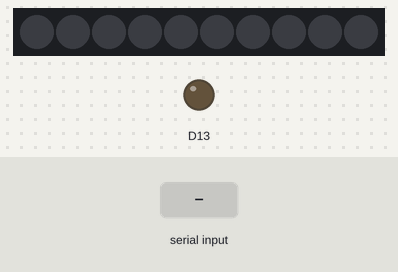
The sketch below on a simulated Adafruit Circuit Playground Express. Parts: 10 RGB LEDs in strip order, left to right, output pins drawn as LEDs (lit = HIGH). The test bench sets the inputs (shaded band). Dim RGB values are drawn brighter than linear.

Above: at 1.2 s.
1.3 s: "1" received over Serial
At 2.0 s:
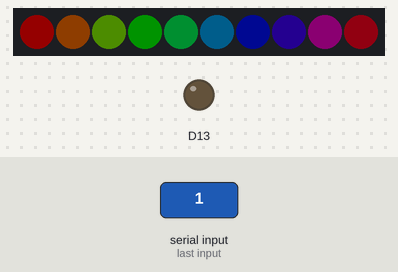
2.8 s: "0" received over Serial
At 3.1 s:
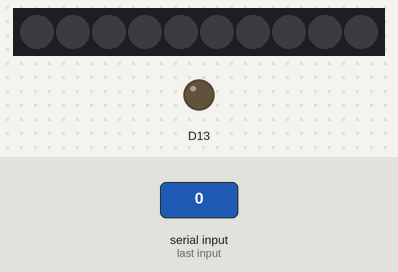
Timing chart, 0 to 5.8 s (numbered marks = the images above; inputs shaded):
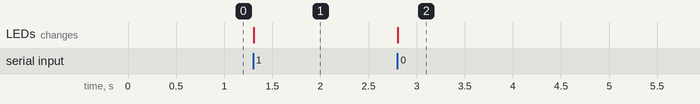

The sketch:

serialCPX.ino
```cpp
#include <Adafruit_CircuitPlayground.h>

void setup() {
  CircuitPlayground.begin();
}

void loop() {
  if (Serial.available()) {
    char incomingByte = Serial.read();
    if (incomingByte == '1') {
      for(int i = 0; i < 10; i++){
        CircuitPlayground.setPixelColor(i,CircuitPlayground.colorWheel(i * 27));
      }
    } else if (incomingByte == '0') {
      CircuitPlayground.clearPixels();
    }
  }
}
```

Measured:
- after the input at 1.3 s, the LEDs: change at once (image 1)
- after the input at 2.8 s, the LEDs: change at once (image 2)
